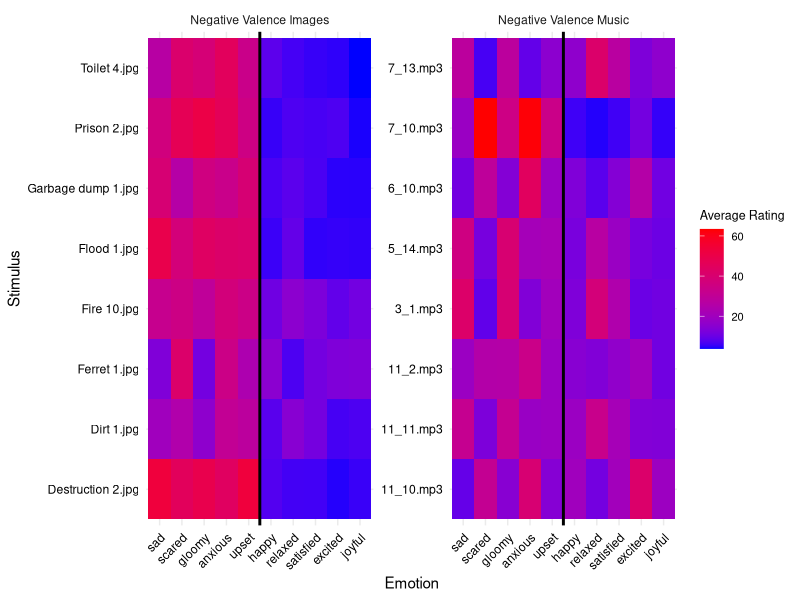
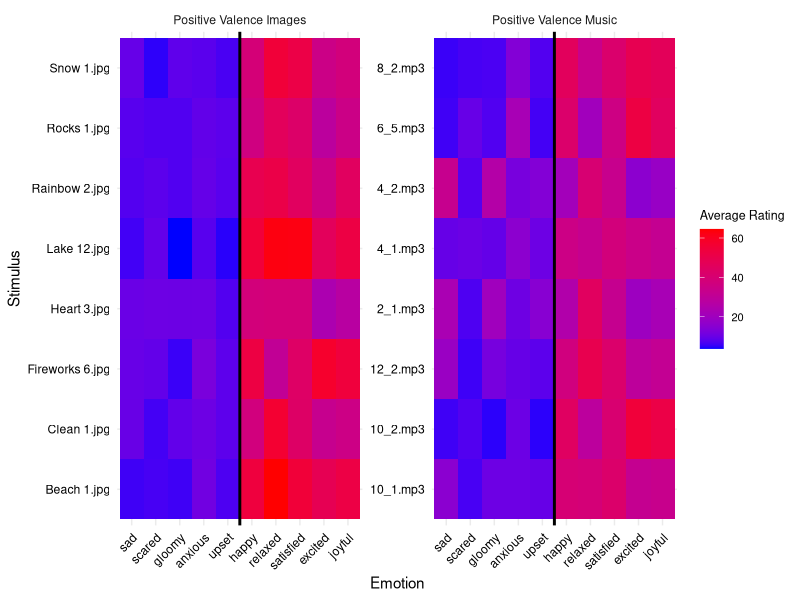
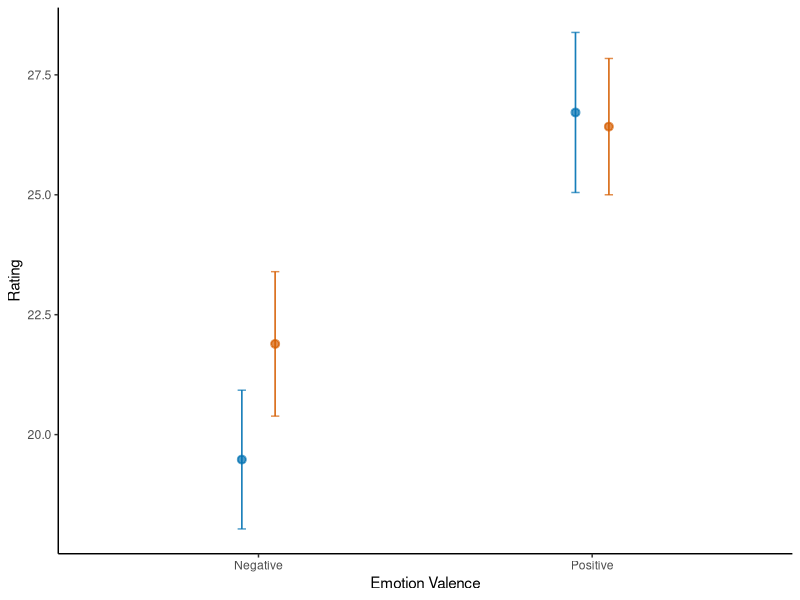
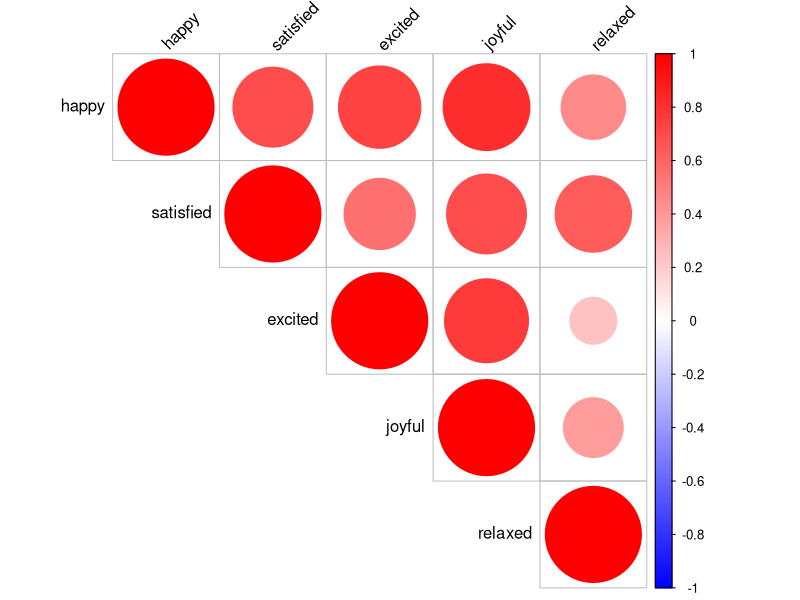
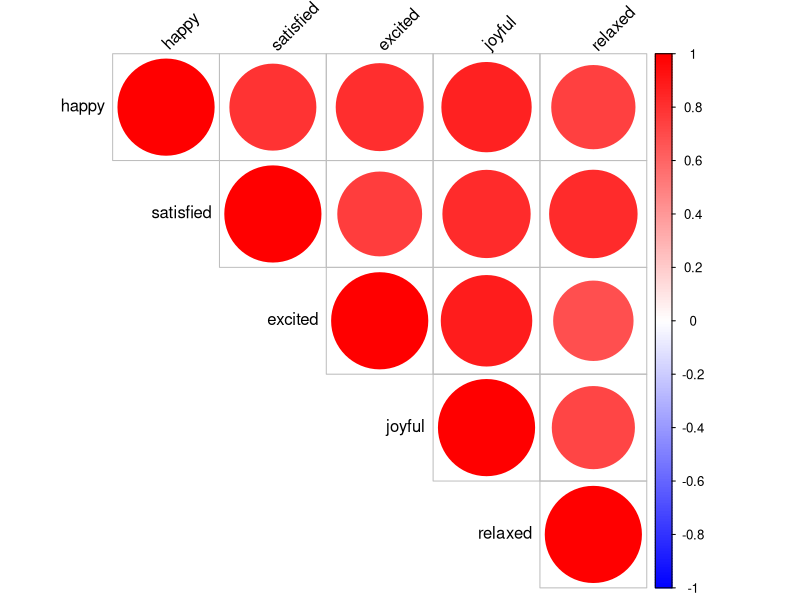
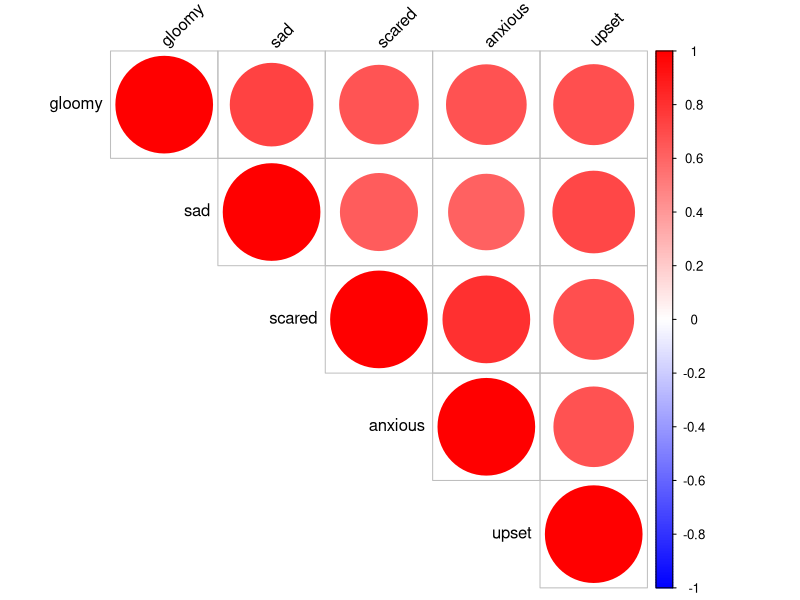
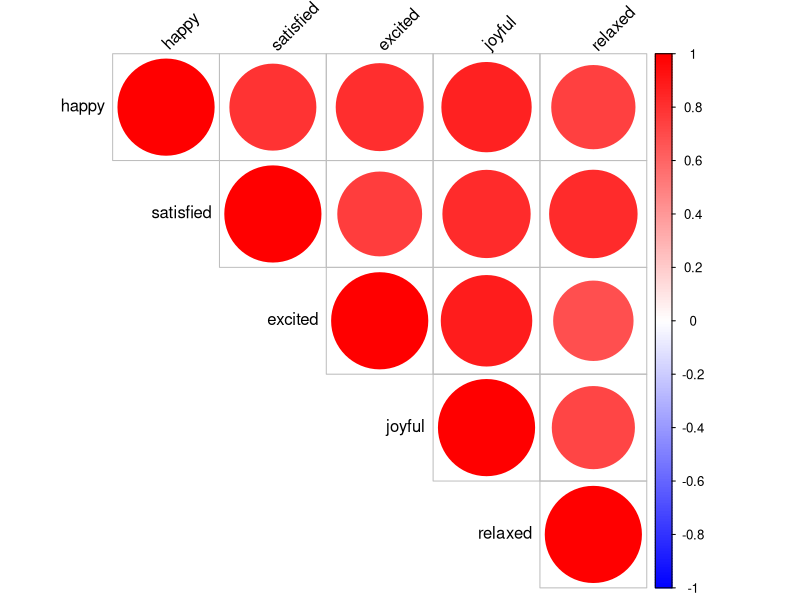
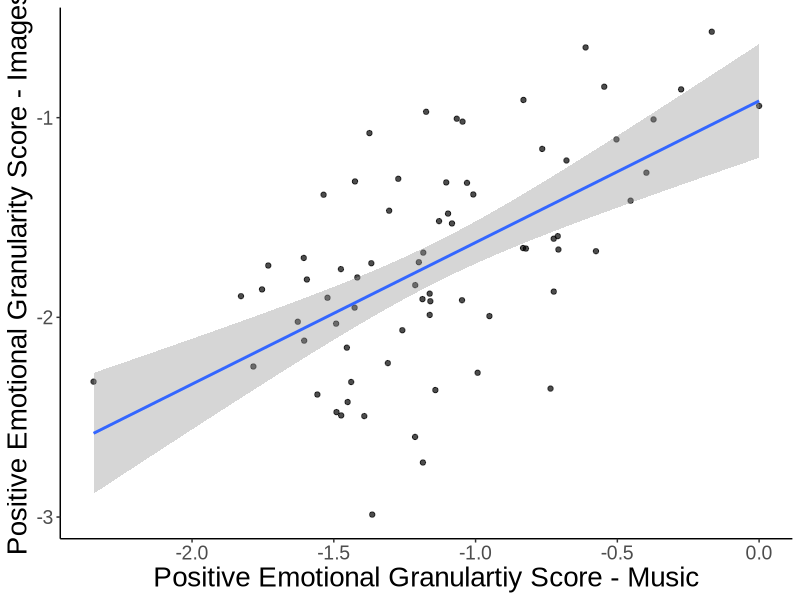

The R script that drew these images, in order:
## ---- chunk 1
library(lmerTest)
library(tidyverse)
library(corrplot)
## ---- chunk 2
granularity_scores <- read.csv(file='../data/study1_granularityscores.csv')

pos_ratings <- read.csv(file='../data/study1_positiveratings.csv')

neg_ratings <- read.csv(file='../data/study1_negativeratings.csv')
## ---- chunk 3
averages_pos <- pos_ratings %>%
  pivot_longer(happy:relaxed, names_to = "Emotion", values_to = "Response") %>%
  group_by(stim, condition, Emotion) %>%
  summarise(
     `Average Rating` = mean(Response, na.rm = TRUE)
    )

averages_neg <- neg_ratings %>%
  pivot_longer(gloomy:upset, names_to = "Emotion", values_to = "Response") %>%
  group_by(stim, condition,Emotion) %>%
  summarise(
    `Average Rating` = mean(Response, na.rm = TRUE)
    )

# Positive and Negative picture and music lists
pos_pic <- c("Beach 1.jpg", "Fireworks 6.jpg", "Lake 12.jpg", "Rainbow 2.jpg", "Clean 1.jpg", "Heart 3.jpg", "Rocks 1.jpg", "Snow 1.jpg")
neg_pic <- c("Dirt 1.jpg", "Ferret 1.jpg", "Fire 10.jpg", "Flood 1.jpg", "Destruction 2.jpg", "Garbage dump 1.jpg", "Prison 2.jpg", "Toilet 4.jpg")

pos_music <- c("2_1.mp3", "4_1.mp3", "4_2.mp3", "6_5.mp3", "8_2.mp3", "10_1.mp3", "10_2.mp3", "12_2.mp3")
neg_music <- c("3_1.mp3", "5_14.mp3", "6_10.mp3", "7_10.mp3", "7_13.mp3", "11_2.mp3", "11_10.mp3", "11_11.mp3")

# Apply the filter function
# Create a function to filter data by positive or negative images/music
filter_by_type <- function(data, type_list, column_name) {
  data %>%
    filter(!!sym(column_name) %in% type_list)
}
averages_master <- rbind(averages_pos,averages_neg)
pos_pic_data <- filter_by_type(averages_master, pos_pic, "stim")
neg_pic_data <- filter_by_type(averages_master, neg_pic, "stim")

pos_music_data <- filter_by_type(averages_master, pos_music, "stim")
neg_music_data <- filter_by_type(averages_master, neg_music, "stim")

neg_averages <- rbind(neg_pic_data,neg_music_data)

neg_averages$Emotion <- factor(neg_averages$Emotion, levels = c("sad", "scared", "gloomy", "anxious", "upset", "happy", "relaxed", "satisfied", "excited", "joyful"))

neg_averages %>%
  mutate(condition = recode(condition, music = "Negative Valence Music", pic = "Negative Valence Images")) %>%
  ggplot(aes(x = Emotion, y = stim, fill = `Average Rating`)) +
    geom_tile() +
    #ggtitle(paste("Average Responses by Emotion and Stimulus for", group_name)) +
    xlab("Emotion") +
    ylab("Stimulus") +
    scale_fill_gradient(low = "blue", high = "red") +  # Adjust color scheme as needed
    theme_minimal() +
    theme(axis.text.x = element_text(angle = 45, hjust = 1, color = "black"), axis.text.y = element_text(color = "black"), plot.background = element_rect(fill = "white", color = NA),  # Set plot background to white
        panel.background = element_rect(fill = "white", color = NA),legend.title = element_text(size = 9), 
               legend.text = element_text(size = 8)) +
  facet_wrap(~condition, scales = "free") +
  geom_vline(xintercept=5.5, color="black", linetype="solid", size=1)

pos_averages <- rbind(pos_pic_data,pos_music_data)

pos_averages$Emotion <- factor(pos_averages$Emotion, levels = c("sad", "scared", "gloomy", "anxious", "upset", "happy", "relaxed", "satisfied", "excited", "joyful"))

pos_averages %>%
  mutate(condition = recode(condition, music = "Positive Valence Music", pic = "Positive Valence Images")) %>%
  ggplot(aes(x = Emotion, y = stim, fill = `Average Rating`)) +
    geom_tile() +
    #ggtitle(paste("Average Responses by Emotion and Stimulus for", group_name)) +
    xlab("Emotion") +
    ylab("Stimulus") +
    scale_fill_gradient(low = "blue", high = "red") +  # Adjust color scheme as needed
    theme_minimal() +
    theme(axis.text.x = element_text(angle = 45, hjust = 1, color = "black"), axis.text.y = element_text(color = "black"), plot.background = element_rect(fill = "white", color = NA),  # Set plot background to white
        panel.background = element_rect(fill = "white", color = NA),legend.title = element_text(size = 9), 
               legend.text = element_text(size = 8)) +
  facet_wrap(~condition, scales = "free") +
  geom_vline(xintercept=5.5, color="black", linetype="solid", size=1)
## ---- chunk 4
#pos - music
pos_ratings_music <- pos_ratings %>%
  subset(condition=="music")

# Select only the numeric columns for the correlation matrix
matrix_columns <- pos_ratings_music[c(3:7)]

# Calculate the correlation matrix
correlation_matrix <- cor(matrix_columns, use = "complete.obs")

# Function to compute significance levels
cor.mtest <- function(mat, conf.level = 0.95) {
  mat <- as.matrix(mat)
  n <- ncol(mat)
  p.mat <- matrix(NA, n, n)
  diag(p.mat) <- 0
  for (i in 1:(n - 1)) {
    for (j in (i + 1):n) {
      tmp <- cor.test(mat[, i], mat[, j], conf.level = conf.level)
      p.mat[i, j] <- p.mat[j, i] <- tmp$p.value
    }
  }
  colnames(p.mat) <- rownames(p.mat) <- colnames(mat)
  p.mat
}

# Compute p-values
p_values <- cor.mtest(matrix_columns)

# Specify the folder where you want to save the file
output_folder <- "../results/qualtrics/"

# Combine the folder path with the file name
output_file <- file.path(output_folder, "full_surveys_corrmatrix.png")

# Open a PNG device with the specified file path
png(output_file, width = 800, height = 800)

# Generate the corrplot
corrplot(correlation_matrix, method = "circle", type = "upper", 
         p.mat = p_values, sig.level = 0.05, insig = "blank",
         tl.col = "black", tl.srt = 45, addCoef.col = NULL,
         col = colorRampPalette(c("blue", "white", "red"))(200))

title(main = "", col.main = "black", font.main = 4)

# Close the PNG device
dev.off()

#pos-pics
pos_ratings_pic <- pos_ratings %>%
  subset(condition=="pic")

# Select only the numeric columns for the correlation matrix
matrix_columns <- pos_ratings_pic[c(3:7)]

# Calculate the correlation matrix
correlation_matrix <- cor(matrix_columns, use = "complete.obs")

# Function to compute significance levels
cor.mtest <- function(mat, conf.level = 0.95) {
  mat <- as.matrix(mat)
  n <- ncol(mat)
  p.mat <- matrix(NA, n, n)
  diag(p.mat) <- 0
  for (i in 1:(n - 1)) {
    for (j in (i + 1):n) {
      tmp <- cor.test(mat[, i], mat[, j], conf.level = conf.level)
      p.mat[i, j] <- p.mat[j, i] <- tmp$p.value
    }
  }
  colnames(p.mat) <- rownames(p.mat) <- colnames(mat)
  p.mat
}

# Compute p-values
p_values <- cor.mtest(matrix_columns)

# Specify the folder where you want to save the file
output_folder <- "../results/qualtrics/"

# Combine the folder path with the file name
output_file <- file.path(output_folder, "full_surveys_corrmatrix.png")

# Open a PNG device with the specified file path
png(output_file, width = 800, height = 800)

# Generate the corrplot
corrplot(correlation_matrix, method = "circle", type = "upper", 
         p.mat = p_values, sig.level = 0.05, insig = "blank",
         tl.col = "black", tl.srt = 45, addCoef.col = NULL,
         col = colorRampPalette(c("blue", "white", "red"))(200))

title(main = "", col.main = "black", font.main = 4)

# Close the PNG device
dev.off()

#neg - music
neg_ratings_pic <- neg_ratings %>%
  subset(condition=="pic")

# Select only the numeric columns for the correlation matrix
matrix_columns <- neg_ratings_pic[c(3:7)]

# Calculate the correlation matrix
correlation_matrix <- cor(matrix_columns, use = "complete.obs")

# Function to compute significance levels
cor.mtest <- function(mat, conf.level = 0.95) {
  mat <- as.matrix(mat)
  n <- ncol(mat)
  p.mat <- matrix(NA, n, n)
  diag(p.mat) <- 0
  for (i in 1:(n - 1)) {
    for (j in (i + 1):n) {
      tmp <- cor.test(mat[, i], mat[, j], conf.level = conf.level)
      p.mat[i, j] <- p.mat[j, i] <- tmp$p.value
    }
  }
  colnames(p.mat) <- rownames(p.mat) <- colnames(mat)
  p.mat
}

# Compute p-values
p_values <- cor.mtest(matrix_columns)

# Specify the folder where you want to save the file
output_folder <- "../results/qualtrics/"

# Combine the folder path with the file name
output_file <- file.path(output_folder, "full_surveys_corrmatrix.png")

# Open a PNG device with the specified file path
png(output_file, width = 800, height = 800)

# Generate the corrplot
corrplot(correlation_matrix, method = "circle", type = "upper", 
         p.mat = p_values, sig.level = 0.05, insig = "blank",
         tl.col = "black", tl.srt = 45, addCoef.col = NULL,
         col = colorRampPalette(c("blue", "white", "red"))(200))

title(main = "", col.main = "black", font.main = 4)

# Close the PNG device
dev.off()

#pos-pics
pos_ratings_pic <- pos_ratings %>%
  subset(condition=="pic")

# Select only the numeric columns for the correlation matrix
matrix_columns <- pos_ratings_pic[c(3:7)]

# Calculate the correlation matrix
correlation_matrix <- cor(matrix_columns, use = "complete.obs")

# Function to compute significance levels
cor.mtest <- function(mat, conf.level = 0.95) {
  mat <- as.matrix(mat)
  n <- ncol(mat)
  p.mat <- matrix(NA, n, n)
  diag(p.mat) <- 0
  for (i in 1:(n - 1)) {
    for (j in (i + 1):n) {
      tmp <- cor.test(mat[, i], mat[, j], conf.level = conf.level)
      p.mat[i, j] <- p.mat[j, i] <- tmp$p.value
    }
  }
  colnames(p.mat) <- rownames(p.mat) <- colnames(mat)
  p.mat
}

# Compute p-values
p_values <- cor.mtest(matrix_columns)

# Specify the folder where you want to save the file
output_folder <- "../results/qualtrics/"

# Combine the folder path with the file name
output_file <- file.path(output_folder, "full_surveys_corrmatrix.png")

# Open a PNG device with the specified file path
png(output_file, width = 800, height = 800)

# Generate the corrplot
corrplot(correlation_matrix, method = "circle", type = "upper", 
         p.mat = p_values, sig.level = 0.05, insig = "blank",
         tl.col = "black", tl.srt = 45, addCoef.col = NULL,
         col = colorRampPalette(c("blue", "white", "red"))(200))

title(main = "", col.main = "black", font.main = 4)

# Close the PNG device
dev.off()
## ---- chunk 5
#granularity across pics + music
##positive
cor.test(granularity_scores$posmusicICC, granularity_scores$pospicICC)

##negative
cor.test(granularity_scores$negmusicICC, granularity_scores$negpicICC)

##combined
cor.test(granularity_scores$allmusicICC, granularity_scores$allpicICC)
## ---- chunk 6
#granularity across pics + music
##positive
t.test(granularity_scores$posmusicICC, granularity_scores$pospicICC, paired=TRUE)

##negative
t.test(granularity_scores$negmusicICC, granularity_scores$negpicICC, paired=TRUE)

##combined
t.test(granularity_scores$allmusicICC, granularity_scores$allpicICC, paired=TRUE)
## ---- chunk 7
#gloomy sad scared anxious upset
neg_ratings$average <- (neg_ratings$gloomy + neg_ratings$sad + neg_ratings$scared + neg_ratings$anxious + neg_ratings$gloomy)/5

neg_averages <-
  neg_ratings %>%
  group_by(Participant.Public.ID, condition) %>%
  dplyr::summarize(mean = mean(average))

neg_averages$valence <- "Negative"

m1 <- lmer(data=neg_averages, mean ~ condition + (1|Participant.Public.ID))
summary(m1)

#relaxed, excited, satisfied, happy, joyful
pos_ratings$average <- (pos_ratings$relaxed + pos_ratings$excited + pos_ratings$satisfied + pos_ratings$happy + pos_ratings$joyful)/5

pos_averages <-
  pos_ratings %>%
  group_by(Participant.Public.ID, condition) %>%
  dplyr::summarize(mean = mean(average))

pos_averages$valence <- "Positive"

m1 <- lmer(data=pos_averages, mean ~ condition + (1|Participant.Public.ID))
summary(m1)

averages <- rbind(neg_averages, pos_averages)
## ---- chunk 8
#correlation between ICCs
pos_granularity_plot <- 
ggplot(data=granularity_scores, aes(x=posmusicICC, y=pospicICC)) +
  theme_classic()+
  theme(legend.position = "none")+
  geom_point(alpha=0.7) +
  geom_smooth(method="lm") +
  xlab("Positive Emotional Granulartiy Score - Music") +
  ylab("Positive Emotional Granularity Score - Images") +
  theme(
    axis.title.x = element_text(family="Arial", size=20),
    axis.title.y = element_text(family="Arial",size=20),
    axis.text.x = element_text(family="Arial", size=14),
    axis.text.y = element_text(family="Arial",size=14))

ggsave('../figures/study1_posgrancor.png',dpi=1000, pos_granularity_plot)

neg_granularity_plot <-
ggplot(data=granularity_scores, aes(x=negmusicICC, y=negpicICC)) +
  theme_classic()+
  theme(legend.position = "none")+
  geom_point(alpha=0.7) +
  geom_smooth(method="lm") +
  xlab("Negative Emotional Granulartiy Score - Music") +
  ylab("Negative Emotional Granularity Score - Images")+
  theme(
    axis.title.x = element_text(family="Arial", size=20),
    axis.title.y = element_text(family="Arial",size=20),
    axis.text.x = element_text(family="Arial", size=14),
    axis.text.y = element_text(family="Arial",size=14))

ggsave('../figures/study1_neggrancor.png',dpi=1000, neg_granularity_plot)


#Ices differences in ICCs
granularity_scores_long <-
  granularity_scores %>%
  pivot_longer(negmusicICC:allpicICC) 
  
granularity_scores_long$valence <- ifelse(grepl("^neg",granularity_scores_long$name), "Negative", "Positive")
granularity_scores_long$valence <- ifelse(grepl("^all",granularity_scores_long$name), "Combined", granularity_scores_long$valence)
granularity_scores_long$condition <- ifelse(grepl("pic",granularity_scores_long$name), "Images", "Music")

mag_difference <-
granularity_scores_long %>%
  subset(valence!="Combined") %>%
  ggplot(aes(x=condition, y=value)) +
  stat_summary(fun.data = 'mean_cl_normal', geom = 'errorbar', width = 0.05, alpha=0.7,position = position_nudge(x = .2, y = 0), color="red") +
  stat_summary(fun.data = 'mean_cl_normal', geom = 'pointrange', alpha=0.7,position = position_nudge(x = .2, y = 0), color="red")+
  theme_classic()+
  theme(legend.position = "none") +
  facet_wrap(~valence,scales = "free_x") +
  geom_jitter(alpha=0.7, width=0.05) +
  #geom_violinhalf(position = position_nudge(x = .2, y = 0))
  xlab("Condition") +
  ylab("Granularity Score") +
  theme(
    axis.title.x = element_text(family="Arial", size=20),
    axis.title.y = element_text(family="Arial",size=20),
    axis.text.x = element_text(family="Arial", size=14),
    axis.text.y = element_text(family="Arial",size=14),
    strip.text = element_text(family="Arial",size=16))

ggsave('../figures/study1_magdifference.png',dpi=1000, mag_difference)


#magnitude differences in raw ratings (not ICC)
ggplot(data=averages, aes(x=valence, y=mean, color=condition)) +
     stat_summary(fun.data = 'mean_se', geom = 'errorbar', width = 0.05, alpha=0.7,position=position_dodge(width=0.2)) +
  stat_summary(fun.data = 'mean_se', geom = 'pointrange', alpha=0.7,position=position_dodge(width=0.2))+
  theme_classic()+
  theme(legend.position = "none") +
  xlab("Emotion Valence") +
  ylab("Rating") +
  scale_color_manual(values=c("#0072B2", "#D55E00" )) +
  scale_fill_manual(values=c("#0072B2","#D55E00"))
  
## ---- chunk 9
##Pos emotions
#relaxed, excited, satisfied, happy, joyful

#relaxed - excited
relaxed_excited_cor <-
  pos_ratings %>%
  group_by(Participant.Public.ID, condition) %>%
  dplyr::summarize(cor = cor(relaxed, excited))

relaxed_excited_cor_pics <- relaxed_excited_cor %>%
  subset(condition == "pic")

relaxed_excited_cor_music <- relaxed_excited_cor %>%
  subset(condition == "music")

t.test(relaxed_excited_cor_music$cor, relaxed_excited_cor_pics$cor, paired=TRUE)

#relaxed - satisfied
relaxed_satisfied_cor <-
  pos_ratings %>%
  group_by(Participant.Public.ID, condition) %>%
  dplyr::summarize(cor = cor(relaxed, satisfied))

relaxed_satisfied_cor_pics <- relaxed_satisfied_cor %>%
  subset(condition == "pic")

relaxed_satisfied_cor_music <- relaxed_satisfied_cor %>%
  subset(condition == "music")

t.test(relaxed_satisfied_cor_music$cor, relaxed_satisfied_cor_pics$cor, paired=TRUE)

#relaxed - happy
relaxed_happy_cor <-
  pos_ratings %>%
  group_by(Participant.Public.ID, condition) %>%
  dplyr::summarize(cor = cor(relaxed, happy))

relaxed_happy_cor_pics <- relaxed_happy_cor %>%
  subset(condition == "pic")

relaxed_happy_cor_music <- relaxed_happy_cor %>%
  subset(condition == "music")

t.test(relaxed_happy_cor_music$cor, relaxed_happy_cor_pics$cor, paired=TRUE)

#relaxed - joyful
relaxed_joyful_cor <-
  pos_ratings %>%
  group_by(Participant.Public.ID, condition) %>%
  dplyr::summarize(cor = cor(relaxed, joyful))

relaxed_joyful_cor_pics <- relaxed_joyful_cor %>%
  subset(condition == "pic")

relaxed_joyful_cor_music <- relaxed_joyful_cor %>%
  subset(condition == "music")

t.test(relaxed_joyful_cor_music$cor, relaxed_joyful_cor_pics$cor, paired=TRUE)

#excited - satisfied
excited_satisfied_cor <-
  pos_ratings %>%
  group_by(Participant.Public.ID, condition) %>%
  dplyr::summarize(cor = cor(excited, satisfied))

excited_satisfied_cor_pics <- excited_satisfied_cor %>%
  subset(condition == "pic")

excited_satisfied_cor_music <- excited_satisfied_cor %>%
  subset(condition == "music")

t.test(excited_satisfied_cor_music$cor, excited_satisfied_cor_pics$cor, paired=TRUE)

#excited - happy
excited_happy_cor <-
  pos_ratings %>%
  group_by(Participant.Public.ID, condition) %>%
  dplyr::summarize(cor = cor(excited, happy))

excited_happy_cor_pics <- excited_happy_cor %>%
  subset(condition == "pic")

excited_happy_cor_music <- excited_happy_cor %>%
  subset(condition == "music")

t.test(excited_happy_cor_music$cor, excited_happy_cor_pics$cor, paired=TRUE)

#excited - joyful
excited_joyful_cor <-
  pos_ratings %>%
  group_by(Participant.Public.ID, condition) %>%
  dplyr::summarize(cor = cor(excited, joyful))

excited_joyful_cor_pics <- excited_joyful_cor %>%
  subset(condition == "pic")

excited_joyful_cor_music <- excited_joyful_cor %>%
  subset(condition == "music")

t.test(excited_joyful_cor_music$cor, excited_joyful_cor_pics$cor, paired=TRUE)

#satisfied - happy
satisfied_happy_cor <-
  pos_ratings %>%
  group_by(Participant.Public.ID, condition) %>%
  dplyr::summarize(cor = cor(satisfied, happy))

satisfied_happy_cor_pics <- satisfied_happy_cor %>%
  subset(condition == "pic")

satisfied_happy_cor_music <- satisfied_happy_cor %>%
  subset(condition == "music")

t.test(satisfied_happy_cor_music$cor, satisfied_happy_cor_pics$cor, paired=TRUE)

#satisfied - joyful
satisfied_joyful_cor <-
  pos_ratings %>%
  group_by(Participant.Public.ID, condition) %>%
  dplyr::summarize(cor = cor(satisfied, joyful))

satisfied_joyful_cor_pics <- satisfied_joyful_cor %>%
  subset(condition == "pic")

satisfied_joyful_cor_music <- satisfied_joyful_cor %>%
  subset(condition == "music")

t.test(satisfied_joyful_cor_music$cor, satisfied_joyful_cor_pics$cor, paired=TRUE)

#joyful - happy
joyful_happy_cor <-
  pos_ratings %>%
  group_by(Participant.Public.ID, condition) %>%
  dplyr::summarize(cor = cor(joyful, happy))

joyful_happy_cor_pics <- joyful_happy_cor %>%
  subset(condition == "pic")

joyful_happy_cor_music <- joyful_happy_cor %>%
  subset(condition == "music")

t.test(joyful_happy_cor_music$cor, joyful_happy_cor_pics$cor, paired=TRUE)

#neg emotions
#gloomy sad scared anxious upset
#gloomy - sad
gloomy_sad_cor <-
  neg_ratings %>%
  group_by(Participant.Public.ID, condition) %>%
  dplyr::summarize(cor = cor(gloomy, sad))

gloomy_sad_cor_pics <- gloomy_sad_cor %>%
  subset(condition == "pic")

gloomy_sad_cor_music <- gloomy_sad_cor %>%
  subset(condition == "music")

t.test(gloomy_sad_cor_music$cor, gloomy_sad_cor_pics$cor, paired=TRUE)

#gloomy - scared
gloomy_scared_cor <-
  neg_ratings %>%
  group_by(Participant.Public.ID, condition) %>%
  dplyr::summarize(cor = cor(gloomy, scared))

gloomy_scared_cor_pics <- gloomy_scared_cor %>%
  subset(condition == "pic")

gloomy_scared_cor_music <- gloomy_scared_cor %>%
  subset(condition == "music")

t.test(gloomy_scared_cor_music$cor, gloomy_scared_cor_pics$cor, paired=TRUE)

#gloomy - anxious
gloomy_anxious_cor <-
  neg_ratings %>%
  group_by(Participant.Public.ID, condition) %>%
  dplyr::summarize(cor = cor(gloomy, anxious))

gloomy_anxious_cor_pics <- gloomy_anxious_cor %>%
  subset(condition == "pic")

gloomy_anxious_cor_music <- gloomy_anxious_cor %>%
  subset(condition == "music")

t.test(gloomy_anxious_cor_music$cor, gloomy_anxious_cor_pics$cor, paired=TRUE)

#gloomy - upset
gloomy_upset_cor <-
  neg_ratings %>%
  group_by(Participant.Public.ID, condition) %>%
  dplyr::summarize(cor = cor(gloomy, upset))

gloomy_upset_cor_pics <- gloomy_upset_cor %>%
  subset(condition == "pic")

gloomy_upset_cor_music <- gloomy_upset_cor %>%
  subset(condition == "music")

t.test(gloomy_upset_cor_music$cor, gloomy_upset_cor_pics$cor, paired=TRUE)

#sad - scared
sad_scared_cor <-
  neg_ratings %>%
  group_by(Participant.Public.ID, condition) %>%
  dplyr::summarize(cor = cor(sad, scared))

sad_scared_cor_pics <- sad_scared_cor %>%
  subset(condition == "pic")

sad_scared_cor_music <- sad_scared_cor %>%
  subset(condition == "music")

t.test(sad_scared_cor_music$cor, sad_scared_cor_pics$cor, paired=TRUE)

#sad - anxious
sad_anxious_cor <-
  neg_ratings %>%
  group_by(Participant.Public.ID, condition) %>%
  dplyr::summarize(cor = cor(sad, anxious))

sad_anxious_cor_pics <- sad_anxious_cor %>%
  subset(condition == "pic")

sad_anxious_cor_music <- sad_anxious_cor %>%
  subset(condition == "music")

t.test(sad_anxious_cor_music$cor, sad_anxious_cor_pics$cor, paired=TRUE)

#sad - upset
sad_upset_cor <-
  neg_ratings %>%
  group_by(Participant.Public.ID, condition) %>%
  dplyr::summarize(cor = cor(sad, upset))

sad_upset_cor_pics <- sad_upset_cor %>%
  subset(condition == "pic")

sad_upset_cor_music <- sad_upset_cor %>%
  subset(condition == "music")

t.test(sad_upset_cor_music$cor, sad_upset_cor_pics$cor, paired=TRUE)

#scared - anxious
scared_anxious_cor <-
  neg_ratings %>%
  group_by(Participant.Public.ID, condition) %>%
  dplyr::summarize(cor = cor(scared, anxious))

scared_anxious_cor_pics <- scared_anxious_cor %>%
  subset(condition == "pic")

scared_anxious_cor_music <- scared_anxious_cor %>%
  subset(condition == "music")

t.test(scared_anxious_cor_music$cor, scared_anxious_cor_pics$cor, paired=TRUE)

#scared - upset
scared_upset_cor <-
  neg_ratings %>%
  group_by(Participant.Public.ID, condition) %>%
  dplyr::summarize(cor = cor(scared, upset))

scared_upset_cor_pics <- scared_upset_cor %>%
  subset(condition == "pic")

scared_upset_cor_music <- scared_upset_cor %>%
  subset(condition == "music")

t.test(scared_upset_cor_music$cor, scared_upset_cor_pics$cor, paired=TRUE)

#upset - anxious
upset_anxious_cor <-
  neg_ratings %>%
  group_by(Participant.Public.ID, condition) %>%
  dplyr::summarize(cor = cor(upset, anxious))

upset_anxious_cor_pics <- upset_anxious_cor %>%
  subset(condition == "pic")

upset_anxious_cor_music <- upset_anxious_cor %>%
  subset(condition == "music")

t.test(upset_anxious_cor_music$cor, upset_anxious_cor_pics$cor, paired=TRUE)
## ---- chunk 10
##Pos emotions
#relaxed (low), excited (high), satisfied (low), happy (high), joyful (high)
relaxed_excited_cor$arousal_dif <- "different"
relaxed_satisfied_cor$arousal_dif <- "same"
relaxed_happy_cor$arousal_dif <- "different"
relaxed_joyful_cor$arousal_dif <- "different"
excited_satisfied_cor$arousal_dif <- "different"
excited_happy_cor$arousal_dif <- "same"
excited_joyful_cor$arousal_dif <- "same"
satisfied_happy_cor$arousal_dif <- "different"
satisfied_joyful_cor$arousal_dif <- "different"
joyful_happy_cor$arousal_dif <- "same"

master <- rbind(relaxed_excited_cor, relaxed_satisfied_cor, relaxed_happy_cor, 
                relaxed_joyful_cor,excited_satisfied_cor,excited_happy_cor,
                excited_joyful_cor,satisfied_happy_cor,satisfied_joyful_cor,
                joyful_happy_cor)
master$condition <- as.factor(master$condition)
contrasts(master$condition) <- c(-0.5,0.5)
master$arousal_dif <- as.factor(master$arousal_dif)
contrasts(master$arousal_dif) <- c(-0.5,0.5)

test <- lmer(data=master, scale(cor) ~ condition*arousal_dif + (condition*arousal_dif|Participant.Public.ID))
summary(test)

##Neg emotions
gloomy_sad_cor$arousal_dif <- "same"
gloomy_scared_cor$arousal_dif <- "different"
gloomy_anxious_cor$arousal_dif <- "different"
gloomy_upset_cor$arousal_dif <- "different"
sad_anxious_cor$arousal_dif <- "different"
sad_upset_cor$arousal_dif <- "different"
scared_anxious_cor$arousal_dif <- "same"
scared_upset_cor$arousal_dif <- "same"
upset_anxious_cor$arousal_dif <- "same"
sad_scared_cor$arousal_dif <- "different"

master_neg <- rbind(gloomy_sad_cor, gloomy_scared_cor, gloomy_anxious_cor, 
                gloomy_upset_cor,sad_anxious_cor,sad_upset_cor,
                scared_upset_cor,scared_anxious_cor,scared_anxious_cor,
                sad_scared_cor)
master_neg$condition <- as.factor(master_neg$condition)
contrasts(master_neg$condition) <- c(-0.5,0.5)
master_neg$arousal_dif <- as.factor(master_neg$arousal_dif)
contrasts(master_neg$arousal_dif) <- c(-0.5,0.5)

test <- lmer(data=master_neg, scale(cor) ~ condition*arousal_dif + (condition*arousal_dif|Participant.Public.ID))
summary(test)

master$valence <- "Positive"
master_neg$valence <- "Negative"

master_posneg <- rbind(master,master_neg)
## ---- chunk 11
arousal_differentiation <-
master_posneg %>%
  mutate(arousal_dif = recode(arousal_dif, "different" = "Different", "same" = "Similar")) %>%
  ggplot(aes(x=arousal_dif, y=cor, color=condition)) +
   stat_summary(fun.data = 'mean_se', geom = 'errorbar', width = 0.05, alpha=0.7, size=0.75) +
  stat_summary(fun.data = 'mean_se', geom = 'pointrange', alpha=0.7, size=0.75)+
  theme_classic() +
  theme(legend.position = "none") +
  facet_wrap(~valence)+
  xlab("Arousal Level") +
  ylab("Correlation Among Emotion Ratings")  +    
  theme(
    axis.title.x = element_text(family="Arial", size=22),
    axis.title.y = element_text(family="Arial",size=22),
    axis.text.x = element_text(family="Arial", size=16),
    axis.text.y = element_text(family="Arial",size=16),
    strip.text = element_text(family="Arial",size=18))+
  scale_color_manual(values=c("#0072B2", "#D55E00" )) +
  scale_fill_manual(values=c("#0072B2","#D55E00")) 



ggsave('../figures/study1_arousal_differentiation.png',dpi=1000, arousal_differentiation, width=7)
